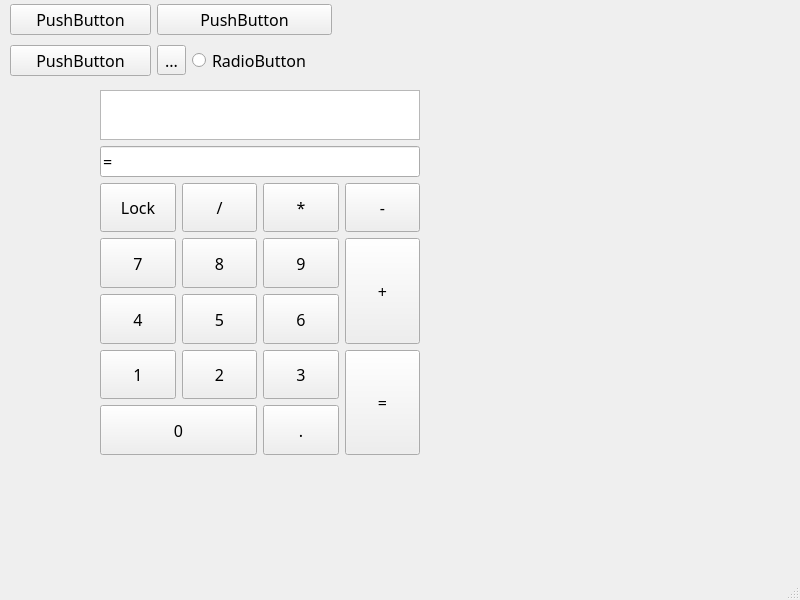
<?xml version="1.0" encoding="UTF-8"?>
<ui version="4.0">
 <class>MainWindow</class>
 <widget class="QMainWindow" name="MainWindow">
  <property name="geometry">
   <rect>
    <x>0</x>
    <y>0</y>
    <width>800</width>
    <height>600</height>
   </rect>
  </property>
  <property name="windowTitle">
   <string>MainWindow</string>
  </property>
  <widget class="QWidget" name="centralwidget">
   <widget class="QWidget" name="gridLayoutWidget">
    <property name="geometry">
     <rect>
      <x>10</x>
      <y>0</y>
      <width>322</width>
      <height>80</height>
     </rect>
    </property>
    <property name="font">
     <font>
      <family>微软雅黑</family>
      <pointsize>12</pointsize>
     </font>
    </property>
    <layout class="QGridLayout" name="gridLayout">
     <item row="0" column="0">
      <widget class="QPushButton" name="pushButton">
       <property name="font">
        <font>
         <family>微软雅黑</family>
         <pointsize>12</pointsize>
        </font>
       </property>
       <property name="text">
        <string>PushButton</string>
       </property>
      </widget>
     </item>
     <item row="1" column="0">
      <widget class="QPushButton" name="pushButton_3">
       <property name="font">
        <font>
         <family>微软雅黑</family>
         <pointsize>12</pointsize>
        </font>
       </property>
       <property name="text">
        <string>PushButton</string>
       </property>
      </widget>
     </item>
     <item row="1" column="1">
      <widget class="QToolButton" name="toolButton">
       <property name="font">
        <font>
         <family>微软雅黑</family>
         <pointsize>12</pointsize>
        </font>
       </property>
       <property name="text">
        <string>...</string>
       </property>
      </widget>
     </item>
     <item row="1" column="2">
      <widget class="QRadioButton" name="radioButton">
       <property name="font">
        <font>
         <family>微软雅黑</family>
         <pointsize>12</pointsize>
        </font>
       </property>
       <property name="text">
        <string>RadioButton</string>
       </property>
      </widget>
     </item>
     <item row="0" column="1" colspan="2">
      <widget class="QPushButton" name="pushButton_2">
       <property name="font">
        <font>
         <family>微软雅黑</family>
         <pointsize>12</pointsize>
        </font>
       </property>
       <property name="text">
        <string>PushButton</string>
       </property>
      </widget>
     </item>
    </layout>
   </widget>
   <widget class="QWidget" name="gridLayoutWidget_2">
    <property name="geometry">
     <rect>
      <x>100</x>
      <y>90</y>
      <width>320</width>
      <height>365</height>
     </rect>
    </property>
    <property name="font">
     <font>
      <family>微软雅黑</family>
      <pointsize>12</pointsize>
     </font>
    </property>
    <layout class="QGridLayout" name="gridLayout_2">
     <item row="5" column="0">
      <widget class="QPushButton" name="pushButton_13">
       <property name="sizePolicy">
        <sizepolicy hsizetype="Minimum" vsizetype="Minimum">
         <horstretch>0</horstretch>
         <verstretch>0</verstretch>
        </sizepolicy>
       </property>
       <property name="font">
        <font>
         <family>微软雅黑</family>
         <pointsize>12</pointsize>
        </font>
       </property>
       <property name="text">
        <string>7</string>
       </property>
      </widget>
     </item>
     <item row="6" column="0">
      <widget class="QPushButton" name="pushButton_6">
       <property name="sizePolicy">
        <sizepolicy hsizetype="Minimum" vsizetype="Minimum">
         <horstretch>0</horstretch>
         <verstretch>0</verstretch>
        </sizepolicy>
       </property>
       <property name="font">
        <font>
         <family>微软雅黑</family>
         <pointsize>12</pointsize>
        </font>
       </property>
       <property name="text">
        <string>4</string>
       </property>
      </widget>
     </item>
     <item row="5" column="1">
      <widget class="QPushButton" name="pushButton_21">
       <property name="sizePolicy">
        <sizepolicy hsizetype="Minimum" vsizetype="Minimum">
         <horstretch>0</horstretch>
         <verstretch>0</verstretch>
        </sizepolicy>
       </property>
       <property name="font">
        <font>
         <family>微软雅黑</family>
         <pointsize>12</pointsize>
        </font>
       </property>
       <property name="text">
        <string>8</string>
       </property>
      </widget>
     </item>
     <item row="6" column="1">
      <widget class="QPushButton" name="pushButton_8">
       <property name="sizePolicy">
        <sizepolicy hsizetype="Minimum" vsizetype="Minimum">
         <horstretch>0</horstretch>
         <verstretch>0</verstretch>
        </sizepolicy>
       </property>
       <property name="font">
        <font>
         <family>微软雅黑</family>
         <pointsize>12</pointsize>
        </font>
       </property>
       <property name="text">
        <string>5</string>
       </property>
      </widget>
     </item>
     <item row="7" column="3" rowspan="2">
      <widget class="QPushButton" name="pushButton_15">
       <property name="sizePolicy">
        <sizepolicy hsizetype="Minimum" vsizetype="Minimum">
         <horstretch>0</horstretch>
         <verstretch>0</verstretch>
        </sizepolicy>
       </property>
       <property name="font">
        <font>
         <family>微软雅黑</family>
         <pointsize>12</pointsize>
        </font>
       </property>
       <property name="text">
        <string>=</string>
       </property>
      </widget>
     </item>
     <item row="6" column="2">
      <widget class="QPushButton" name="pushButton_12">
       <property name="sizePolicy">
        <sizepolicy hsizetype="Minimum" vsizetype="Minimum">
         <horstretch>0</horstretch>
         <verstretch>0</verstretch>
        </sizepolicy>
       </property>
       <property name="font">
        <font>
         <family>微软雅黑</family>
         <pointsize>12</pointsize>
        </font>
       </property>
       <property name="text">
        <string>6</string>
       </property>
      </widget>
     </item>
     <item row="7" column="0">
      <widget class="QPushButton" name="pushButton_1">
       <property name="sizePolicy">
        <sizepolicy hsizetype="Minimum" vsizetype="Minimum">
         <horstretch>0</horstretch>
         <verstretch>0</verstretch>
        </sizepolicy>
       </property>
       <property name="font">
        <font>
         <family>微软雅黑</family>
         <pointsize>12</pointsize>
        </font>
       </property>
       <property name="text">
        <string>1</string>
       </property>
      </widget>
     </item>
     <item row="8" column="0" colspan="2">
      <widget class="QPushButton" name="pushButton_0">
       <property name="sizePolicy">
        <sizepolicy hsizetype="Minimum" vsizetype="Minimum">
         <horstretch>0</horstretch>
         <verstretch>0</verstretch>
        </sizepolicy>
       </property>
       <property name="font">
        <font>
         <family>微软雅黑</family>
         <pointsize>12</pointsize>
        </font>
       </property>
       <property name="text">
        <string>0</string>
       </property>
      </widget>
     </item>
     <item row="7" column="1">
      <widget class="QPushButton" name="pushButton_9">
       <property name="sizePolicy">
        <sizepolicy hsizetype="Minimum" vsizetype="Minimum">
         <horstretch>0</horstretch>
         <verstretch>0</verstretch>
        </sizepolicy>
       </property>
       <property name="font">
        <font>
         <family>微软雅黑</family>
         <pointsize>12</pointsize>
        </font>
       </property>
       <property name="text">
        <string>2</string>
       </property>
      </widget>
     </item>
     <item row="5" column="3" rowspan="2">
      <widget class="QPushButton" name="pushButton_20">
       <property name="enabled">
        <bool>true</bool>
       </property>
       <property name="sizePolicy">
        <sizepolicy hsizetype="Minimum" vsizetype="Minimum">
         <horstretch>0</horstretch>
         <verstretch>0</verstretch>
        </sizepolicy>
       </property>
       <property name="font">
        <font>
         <family>微软雅黑</family>
         <pointsize>12</pointsize>
        </font>
       </property>
       <property name="autoFillBackground">
        <bool>false</bool>
       </property>
       <property name="text">
        <string>+</string>
       </property>
      </widget>
     </item>
     <item row="5" column="2">
      <widget class="QPushButton" name="pushButton_11">
       <property name="sizePolicy">
        <sizepolicy hsizetype="Minimum" vsizetype="Minimum">
         <horstretch>0</horstretch>
         <verstretch>0</verstretch>
        </sizepolicy>
       </property>
       <property name="font">
        <font>
         <family>微软雅黑</family>
         <pointsize>12</pointsize>
        </font>
       </property>
       <property name="text">
        <string>9</string>
       </property>
      </widget>
     </item>
     <item row="7" column="2">
      <widget class="QPushButton" name="pushButton_10">
       <property name="sizePolicy">
        <sizepolicy hsizetype="Minimum" vsizetype="Minimum">
         <horstretch>0</horstretch>
         <verstretch>0</verstretch>
        </sizepolicy>
       </property>
       <property name="font">
        <font>
         <family>微软雅黑</family>
         <pointsize>12</pointsize>
        </font>
       </property>
       <property name="text">
        <string>3</string>
       </property>
      </widget>
     </item>
     <item row="8" column="2">
      <widget class="QPushButton" name="pushButton_14">
       <property name="sizePolicy">
        <sizepolicy hsizetype="Minimum" vsizetype="Minimum">
         <horstretch>0</horstretch>
         <verstretch>0</verstretch>
        </sizepolicy>
       </property>
       <property name="font">
        <font>
         <family>微软雅黑</family>
         <pointsize>12</pointsize>
        </font>
       </property>
       <property name="text">
        <string>.</string>
       </property>
      </widget>
     </item>
     <item row="4" column="1">
      <widget class="QPushButton" name="pushButton_17">
       <property name="sizePolicy">
        <sizepolicy hsizetype="Minimum" vsizetype="Minimum">
         <horstretch>0</horstretch>
         <verstretch>0</verstretch>
        </sizepolicy>
       </property>
       <property name="font">
        <font>
         <family>微软雅黑</family>
         <pointsize>12</pointsize>
        </font>
       </property>
       <property name="text">
        <string>/</string>
       </property>
      </widget>
     </item>
     <item row="4" column="2">
      <widget class="QPushButton" name="pushButton_16">
       <property name="sizePolicy">
        <sizepolicy hsizetype="Minimum" vsizetype="Minimum">
         <horstretch>0</horstretch>
         <verstretch>0</verstretch>
        </sizepolicy>
       </property>
       <property name="font">
        <font>
         <family>微软雅黑</family>
         <pointsize>12</pointsize>
        </font>
       </property>
       <property name="text">
        <string>*</string>
       </property>
      </widget>
     </item>
     <item row="4" column="0">
      <widget class="QPushButton" name="pushButton_19">
       <property name="sizePolicy">
        <sizepolicy hsizetype="Minimum" vsizetype="Minimum">
         <horstretch>0</horstretch>
         <verstretch>0</verstretch>
        </sizepolicy>
       </property>
       <property name="font">
        <font>
         <family>微软雅黑</family>
         <pointsize>12</pointsize>
        </font>
       </property>
       <property name="text">
        <string>Lock</string>
       </property>
      </widget>
     </item>
     <item row="4" column="3">
      <widget class="QPushButton" name="pushButton_18">
       <property name="sizePolicy">
        <sizepolicy hsizetype="Minimum" vsizetype="Minimum">
         <horstretch>0</horstretch>
         <verstretch>0</verstretch>
        </sizepolicy>
       </property>
       <property name="font">
        <font>
         <family>微软雅黑</family>
         <pointsize>12</pointsize>
        </font>
       </property>
       <property name="text">
        <string>-</string>
       </property>
      </widget>
     </item>
     <item row="2" column="0" colspan="4">
      <widget class="QTextEdit" name="textEdit">
       <property name="sizePolicy">
        <sizepolicy hsizetype="Expanding" vsizetype="Ignored">
         <horstretch>0</horstretch>
         <verstretch>0</verstretch>
        </sizepolicy>
       </property>
       <property name="font">
        <font>
         <family>微软雅黑</family>
         <pointsize>12</pointsize>
        </font>
       </property>
      </widget>
     </item>
     <item row="3" column="0" colspan="4">
      <widget class="QLineEdit" name="lineEdit">
       <property name="font">
        <font>
         <family>微软雅黑</family>
         <pointsize>12</pointsize>
        </font>
       </property>
       <property name="text">
        <string>=</string>
       </property>
      </widget>
     </item>
    </layout>
   </widget>
  </widget>
  <widget class="QMenuBar" name="menubar">
   <property name="geometry">
    <rect>
     <x>0</x>
     <y>0</y>
     <width>800</width>
     <height>23</height>
    </rect>
   </property>
  </widget>
  <widget class="QStatusBar" name="statusbar"/>
 </widget>
 <resources/>
 <connections/>
</ui>
